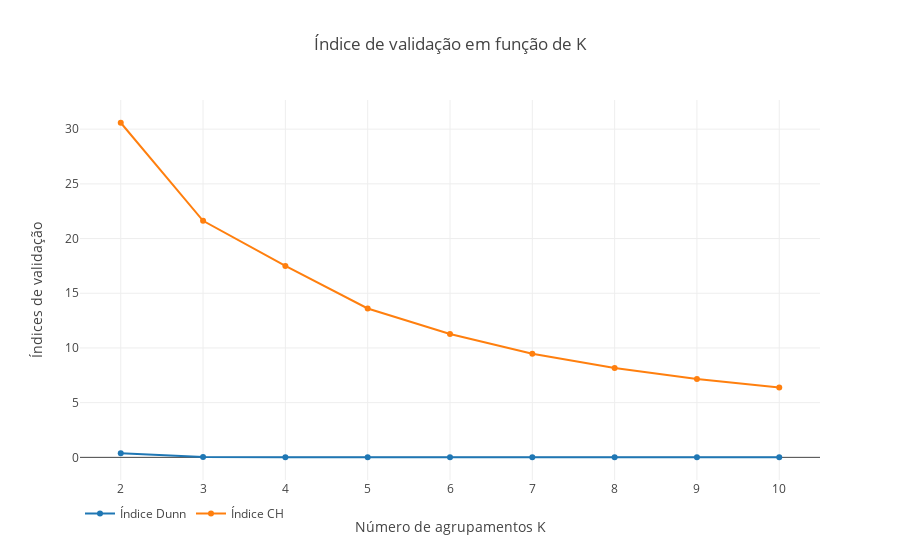

The notebook cell saved with this chart:
### Code cell
import plotly.offline as plt
import plotly.graph_objs as go

plt.init_notebook_mode(connected=True) # habilitando plot dentro do jupyter notebook


dunn_trace = go.Scatter(x=Ks, y=dunn, mode='lines+markers', name="Índice Dunn")
ch_trace   = go.Scatter(x=Ks, y=ch,   mode='lines+markers', name="Índice CH"  )

data = [dunn_trace, ch_trace]
layout = go.Layout(
    title = "Índice de validação em função de K",
    legend=dict(orientation="h", y=-.05),
    xaxis=dict(title="Número de agrupamentos K"),
    yaxis=dict(title="Índices de validação")
)

fig = go.Figure(data=data, layout=layout)
plt.iplot(fig)

print("K_opt segundo índice de Dunn : {}".format(Ks[np.argmax(dunn)]))
print("K_opt segundo índice de CH   : {}".format(Ks[np.argmax(ch)]))

### Figure 1 — Plotly figure (JSON) as saved in the notebook; plotly's stock layout.template omitted (floating-point values rounded to 4 significant figures)
{"data": [{"mode": "lines+markers", "name": "Índice Dunn", "type": "scatter", "uid": "45201ed6-39a5-4369-a4fc-e2137b57d566", "x": [2, 3, 4, 5, 6, 7, 8, 9, 10], "y": [0.368, 0.03115, 0.02113, 0.01471, 0.01554, 0.01027, 0.01027, 0.01608, 0.01043]}, {"mode": "lines+markers", "name": "Índice CH", "type": "scatter", "uid": "c231a1d4-c599-49be-ba94-2916b86dfdd2", "x": [2, 3, 4, 5, 6, 7, 8, 9, 10], "y": [30.59, 21.62, 17.5, 13.61, 11.27, 9.476, 8.174, 7.168, 6.384]}], "layout": {"legend": {"orientation": "h", "y": -0.05}, "title": {"text": "Índice de validação em função de K"}, "xaxis": {"title": {"text": "Número de agrupamentos K"}}, "yaxis": {"title": {"text": "Índices de validação"}}}}
